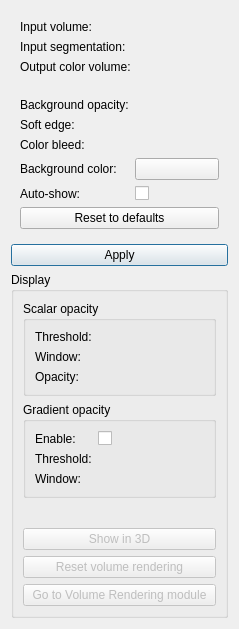
<?xml version="1.0" encoding="UTF-8"?>
<ui version="4.0">
 <class>ColorizeVolume</class>
 <widget class="qMRMLWidget" name="ColorizeVolume">
  <property name="geometry">
   <rect>
    <x>0</x>
    <y>0</y>
    <width>239</width>
    <height>611</height>
   </rect>
  </property>
  <layout class="QVBoxLayout" name="verticalLayout">
   <item>
    <widget class="ctkCollapsibleButton" name="inputsCollapsibleButton" native="true">
     <property name="text" stdset="0">
      <string>Inputs and Outputs</string>
     </property>
     <layout class="QFormLayout" name="formLayout_2">
      <item row="0" column="0">
       <widget class="QLabel" name="label">
        <property name="text">
         <string>Input volume:</string>
        </property>
       </widget>
      </item>
      <item row="0" column="1">
       <widget class="qMRMLNodeComboBox" name="inputScalarVolumeSelector" native="true">
        <property name="toolTip">
         <string>Pick the input to the algorithm.</string>
        </property>
        <property name="nodeTypes" stdset="0">
         <stringlist notr="true">
          <string>vtkMRMLScalarVolumeNode</string>
         </stringlist>
        </property>
        <property name="showChildNodeTypes" stdset="0">
         <bool>false</bool>
        </property>
        <property name="addEnabled" stdset="0">
         <bool>false</bool>
        </property>
        <property name="removeEnabled" stdset="0">
         <bool>false</bool>
        </property>
        <property name="editEnabled" stdset="0">
         <bool>true</bool>
        </property>
        <property name="SlicerParameterName" stdset="0">
         <string notr="true">inputScalarVolume</string>
        </property>
       </widget>
      </item>
      <item row="1" column="0">
       <widget class="QLabel" name="label_5">
        <property name="text">
         <string>Input segmentation:</string>
        </property>
       </widget>
      </item>
      <item row="1" column="1">
       <widget class="qMRMLNodeComboBox" name="inputSegmentationSelector" native="true">
        <property name="toolTip">
         <string>Result with inverted threshold will be written into this volume</string>
        </property>
        <property name="nodeTypes" stdset="0">
         <stringlist notr="true">
          <string>vtkMRMLSegmentationNode</string>
         </stringlist>
        </property>
        <property name="addEnabled" stdset="0">
         <bool>false</bool>
        </property>
        <property name="removeEnabled" stdset="0">
         <bool>false</bool>
        </property>
        <property name="editEnabled" stdset="0">
         <bool>true</bool>
        </property>
        <property name="SlicerParameterName" stdset="0">
         <string notr="true">inputSegmentation</string>
        </property>
       </widget>
      </item>
      <item row="2" column="0">
       <widget class="QLabel" name="label_2">
        <property name="text">
         <string>Output color volume:</string>
        </property>
       </widget>
      </item>
      <item row="2" column="1">
       <widget class="qMRMLNodeComboBox" name="outputRgbaVolumeSelector" native="true">
        <property name="toolTip">
         <string>Pick the output to the algorithm.</string>
        </property>
        <property name="nodeTypes" stdset="0">
         <stringlist notr="true">
          <string>vtkMRMLVectorVolumeNode</string>
         </stringlist>
        </property>
        <property name="showChildNodeTypes" stdset="0">
         <bool>false</bool>
        </property>
        <property name="baseName" stdset="0">
         <string>Colorized volume</string>
        </property>
        <property name="noneEnabled" stdset="0">
         <bool>true</bool>
        </property>
        <property name="addEnabled" stdset="0">
         <bool>true</bool>
        </property>
        <property name="removeEnabled" stdset="0">
         <bool>true</bool>
        </property>
        <property name="editEnabled" stdset="0">
         <bool>true</bool>
        </property>
        <property name="renameEnabled" stdset="0">
         <bool>true</bool>
        </property>
        <property name="noneDisplay" stdset="0">
         <string>(Create new volume)</string>
        </property>
        <property name="SlicerParameterName" stdset="0">
         <string notr="true">outputRgbaVolume</string>
        </property>
       </widget>
      </item>
     </layout>
    </widget>
   </item>
   <item>
    <widget class="ctkCollapsibleButton" name="advancedCollapsibleButton" native="true">
     <property name="text" stdset="0">
      <string>Advanced</string>
     </property>
     <property name="collapsed" stdset="0">
      <bool>true</bool>
     </property>
     <property name="collapsedHeight" stdset="0">
      <number>6</number>
     </property>
     <layout class="QFormLayout" name="formLayout_3">
      <item row="0" column="0">
       <widget class="QLabel" name="label_7">
        <property name="text">
         <string>Background opacity:</string>
        </property>
       </widget>
      </item>
      <item row="0" column="1">
       <widget class="ctkSliderWidget" name="backgroundOpacitySliderWidget" native="true">
        <property name="toolTip">
         <string>Opacity of regions outside all segments.</string>
        </property>
        <property name="singleStep" stdset="0">
         <double>0.100000000000000</double>
        </property>
        <property name="pageStep" stdset="0">
         <double>0.100000000000000</double>
        </property>
        <property name="minimum" stdset="0">
         <double>0.000000000000000</double>
        </property>
        <property name="maximum" stdset="0">
         <double>1.000000000000000</double>
        </property>
        <property name="value" stdset="0">
         <double>0.500000000000000</double>
        </property>
        <property name="SlicerParameterName" stdset="0">
         <string notr="true">backgroundOpacityPercent</string>
        </property>
       </widget>
      </item>
      <item row="1" column="0">
       <widget class="QLabel" name="label_3">
        <property name="text">
         <string>Soft edge:</string>
        </property>
       </widget>
      </item>
      <item row="1" column="1">
       <widget class="ctkSliderWidget" name="softEdgeSliderWidget" native="true">
        <property name="enabled">
         <bool>true</bool>
        </property>
        <property name="toolTip">
         <string>Thickness of transition zone at segment edges. Increase it to make edges smoother and reduce edge artifacts (such as coloring or woodgrain pattern). Decrease it to get sharper edges.</string>
        </property>
        <property name="singleStep" stdset="0">
         <double>0.100000000000000</double>
        </property>
        <property name="pageStep" stdset="0">
         <double>1.000000000000000</double>
        </property>
        <property name="minimum" stdset="0">
         <double>0.000000000000000</double>
        </property>
        <property name="maximum" stdset="0">
         <double>5.000000000000000</double>
        </property>
        <property name="value" stdset="0">
         <double>1.000000000000000</double>
        </property>
        <property name="suffix" stdset="0">
         <string> voxels</string>
        </property>
        <property name="SlicerParameterName" stdset="0">
         <string notr="true">softEdgeThicknessVoxel</string>
        </property>
       </widget>
      </item>
      <item row="2" column="0">
       <widget class="QLabel" name="label_9">
        <property name="text">
         <string>Color bleed:</string>
        </property>
       </widget>
      </item>
      <item row="2" column="1">
       <widget class="ctkSliderWidget" name="colorBleedSliderWidget" native="true">
        <property name="enabled">
         <bool>true</bool>
        </property>
        <property name="toolTip">
         <string>Segments are expanded by this much to make sure they cover the entire segmented structure. Increase the value if a structure is not fully covered by the segmentation. Decrease it to make coloring follow the segmentation more accurately.</string>
        </property>
        <property name="singleStep" stdset="0">
         <double>0.100000000000000</double>
        </property>
        <property name="pageStep" stdset="0">
         <double>1.000000000000000</double>
        </property>
        <property name="minimum" stdset="0">
         <double>0.000000000000000</double>
        </property>
        <property name="maximum" stdset="0">
         <double>5.000000000000000</double>
        </property>
        <property name="value" stdset="0">
         <double>1.000000000000000</double>
        </property>
        <property name="suffix" stdset="0">
         <string> voxels</string>
        </property>
        <property name="SlicerParameterName" stdset="0">
         <string notr="true">colorBleedThicknessVoxel</string>
        </property>
       </widget>
      </item>
      <item row="3" column="0">
       <widget class="QLabel" name="label_6">
        <property name="text">
         <string>Background color:</string>
        </property>
       </widget>
      </item>
      <item row="3" column="1">
       <widget class="ctkColorPickerButton" name="backgroundColorPickerButton">
        <property name="toolTip">
         <string>Color of regions outside all segments.</string>
        </property>
        <property name="color" stdset="0">
         <color>
          <red>80</red>
          <green>0</green>
          <blue>0</blue>
         </color>
        </property>
        <property name="displayColorName" stdset="0">
         <bool>false</bool>
        </property>
       </widget>
      </item>
      <item row="4" column="0">
       <widget class="QLabel" name="label_8">
        <property name="toolTip">
         <string>Show the volume automatically after &quot;Apply&quot;</string>
        </property>
        <property name="text">
         <string>Auto-show:</string>
        </property>
       </widget>
      </item>
      <item row="4" column="1">
       <widget class="QCheckBox" name="autoShowVolumeRenderingCheckBox">
        <property name="toolTip">
         <string>If checked, the Output color volume is automatically displayed in the 3D views after clickin Apply.</string>
        </property>
        <property name="text">
         <string/>
        </property>
        <property name="SlicerParameterName" stdset="0">
         <string>autoShowVolumeRendering</string>
        </property>
       </widget>
      </item>
      <item row="5" column="0" colspan="2">
       <widget class="QPushButton" name="resetToDefaultsButton">
        <property name="toolTip">
         <string>Reset background opacity, soft edge, and color bleed values to default.</string>
        </property>
        <property name="text">
         <string>Reset to defaults</string>
        </property>
       </widget>
      </item>
     </layout>
    </widget>
   </item>
   <item>
    <widget class="QPushButton" name="applyButton">
     <property name="toolTip">
      <string>Run the algorithm.</string>
     </property>
     <property name="text">
      <string>Apply</string>
     </property>
     <property name="default">
      <bool>true</bool>
     </property>
    </widget>
   </item>
   <item>
    <widget class="ctkCollapsibleGroupBox" name="CollapsibleGroupBox">
     <property name="title">
      <string>Display</string>
     </property>
     <property name="collapsed" stdset="0">
      <bool>false</bool>
     </property>
     <layout class="QVBoxLayout" name="verticalLayout_3">
      <item>
       <widget class="QGroupBox" name="groupBox_2">
        <property name="title">
         <string>Scalar opacity</string>
        </property>
        <layout class="QFormLayout" name="formLayout_4">
         <item row="0" column="0">
          <widget class="QLabel" name="label_10">
           <property name="text">
            <string>Threshold:</string>
           </property>
          </widget>
         </item>
         <item row="0" column="1">
          <widget class="ctkSliderWidget" name="volumeRenderingLevelWidget" native="true">
           <property name="enabled">
            <bool>true</bool>
           </property>
           <property name="toolTip">
            <string>Parts of the image that has intensity above this threshold will appear in the 3D view. Increase the value to show less. Specified of percentage of displayed intensity range of the input volume.</string>
           </property>
           <property name="singleStep" stdset="0">
            <double>0.100000000000000</double>
           </property>
           <property name="pageStep" stdset="0">
            <double>1.000000000000000</double>
           </property>
           <property name="minimum" stdset="0">
            <double>0.000000000000000</double>
           </property>
           <property name="maximum" stdset="0">
            <double>5.000000000000000</double>
           </property>
           <property name="value" stdset="0">
            <double>1.000000000000000</double>
           </property>
           <property name="suffix" stdset="0">
            <string>%</string>
           </property>
           <property name="SlicerParameterName" stdset="0">
            <string notr="true">volumeRenderingLevelPercent</string>
           </property>
          </widget>
         </item>
         <item row="1" column="0">
          <widget class="QLabel" name="label_11">
           <property name="text">
            <string>Window:</string>
           </property>
          </widget>
         </item>
         <item row="1" column="1">
          <widget class="ctkSliderWidget" name="volumeRenderingWindowWidget" native="true">
           <property name="enabled">
            <bool>true</bool>
           </property>
           <property name="toolTip">
            <string>Width of the transition zone around the threshold value. Larger window means smoother transition, more semi-transparent regions. Smaller window means a hard transition, resulting in sharper edges and opaque surfaces.</string>
           </property>
           <property name="singleStep" stdset="0">
            <double>0.100000000000000</double>
           </property>
           <property name="pageStep" stdset="0">
            <double>1.000000000000000</double>
           </property>
           <property name="minimum" stdset="0">
            <double>0.000000000000000</double>
           </property>
           <property name="maximum" stdset="0">
            <double>5.000000000000000</double>
           </property>
           <property name="value" stdset="0">
            <double>1.000000000000000</double>
           </property>
           <property name="suffix" stdset="0">
            <string>%</string>
           </property>
           <property name="SlicerParameterName" stdset="0">
            <string notr="true">volumeRenderingWindowPercent</string>
           </property>
          </widget>
         </item>
         <item row="2" column="0">
          <widget class="QLabel" name="label_12">
           <property name="text">
            <string>Opacity:</string>
           </property>
          </widget>
         </item>
         <item row="2" column="1">
          <widget class="ctkSliderWidget" name="volumeRenderingOpacityWidget" native="true">
           <property name="enabled">
            <bool>true</bool>
           </property>
           <property name="toolTip">
            <string>Overall opacity of the image displayed in 3D.</string>
           </property>
           <property name="singleStep" stdset="0">
            <double>0.100000000000000</double>
           </property>
           <property name="pageStep" stdset="0">
            <double>1.000000000000000</double>
           </property>
           <property name="minimum" stdset="0">
            <double>0.000000000000000</double>
           </property>
           <property name="maximum" stdset="0">
            <double>5.000000000000000</double>
           </property>
           <property name="value" stdset="0">
            <double>1.000000000000000</double>
           </property>
           <property name="suffix" stdset="0">
            <string>%</string>
           </property>
           <property name="SlicerParameterName" stdset="0">
            <string notr="true">volumeRenderingOpacityPercent</string>
           </property>
          </widget>
         </item>
        </layout>
       </widget>
      </item>
      <item>
       <widget class="QGroupBox" name="groupBox">
        <property name="title">
         <string>Gradient opacity</string>
        </property>
        <layout class="QFormLayout" name="formLayout">
         <item row="1" column="0">
          <widget class="QLabel" name="label_13">
           <property name="text">
            <string>Threshold:</string>
           </property>
          </widget>
         </item>
         <item row="1" column="1">
          <widget class="ctkSliderWidget" name="volumeRenderingGradientOpacityLevelWidget" native="true">
           <property name="enabled">
            <bool>false</bool>
           </property>
           <property name="toolTip">
            <string>Regions that have intensity change above this value (e.g., surfaces boundaries) will appear in the 3D view, and regions that have more uniform intensity will be transparent.</string>
           </property>
           <property name="singleStep" stdset="0">
            <double>0.100000000000000</double>
           </property>
           <property name="pageStep" stdset="0">
            <double>1.000000000000000</double>
           </property>
           <property name="minimum" stdset="0">
            <double>0.000000000000000</double>
           </property>
           <property name="maximum" stdset="0">
            <double>5.000000000000000</double>
           </property>
           <property name="value" stdset="0">
            <double>1.000000000000000</double>
           </property>
           <property name="suffix" stdset="0">
            <string/>
           </property>
           <property name="SlicerParameterName" stdset="0">
            <string notr="true">volumeRenderingGradientOpacityLevel</string>
           </property>
          </widget>
         </item>
         <item row="2" column="0">
          <widget class="QLabel" name="label_14">
           <property name="text">
            <string>Window:</string>
           </property>
          </widget>
         </item>
         <item row="2" column="1">
          <widget class="ctkSliderWidget" name="volumeRenderingGradientOpacityWindowWidget" native="true">
           <property name="enabled">
            <bool>false</bool>
           </property>
           <property name="toolTip">
            <string>Width of the transition zone around the threshold value. Larger window means smoother transition. Smaller window means a hard transition, resulting in sharper edges.</string>
           </property>
           <property name="singleStep" stdset="0">
            <double>0.100000000000000</double>
           </property>
           <property name="pageStep" stdset="0">
            <double>1.000000000000000</double>
           </property>
           <property name="minimum" stdset="0">
            <double>0.000000000000000</double>
           </property>
           <property name="maximum" stdset="0">
            <double>5.000000000000000</double>
           </property>
           <property name="value" stdset="0">
            <double>1.000000000000000</double>
           </property>
           <property name="suffix" stdset="0">
            <string/>
           </property>
           <property name="SlicerParameterName" stdset="0">
            <string notr="true">volumeRenderingGradientOpacityWindow</string>
           </property>
          </widget>
         </item>
         <item row="0" column="0">
          <widget class="QLabel" name="label_15">
           <property name="text">
            <string>Enable:</string>
           </property>
          </widget>
         </item>
         <item row="0" column="1">
          <widget class="QCheckBox" name="volumeRenderingGradientOpacityCheckBox">
           <property name="toolTip">
            <string>Enable to highlight surface boundaries and make uniform regions transparent.</string>
           </property>
           <property name="text">
            <string/>
           </property>
           <property name="SlicerParameterName" stdset="0">
            <string>volumeRenderingGradientOpacity</string>
           </property>
          </widget>
         </item>
        </layout>
       </widget>
      </item>
      <item>
       <widget class="ctkCollapsibleButton" name="CollapsibleButton" native="true">
        <property name="text" stdset="0">
         <string>Advanced</string>
        </property>
        <property name="collapsed" stdset="0">
         <bool>true</bool>
        </property>
        <property name="collapsedHeight" stdset="0">
         <number>6</number>
        </property>
        <layout class="QVBoxLayout" name="verticalLayout_2">
         <item>
          <widget class="qMRMLVolumePropertyNodeWidget" name="volumePropertyNodeWidget" native="true">
           <property name="enabled">
            <bool>false</bool>
           </property>
          </widget>
         </item>
        </layout>
       </widget>
      </item>
      <item>
       <widget class="QPushButton" name="showVolumeRenderingButton">
        <property name="enabled">
         <bool>false</bool>
        </property>
        <property name="toolTip">
         <string>Show the output volume in 3D using volume rendering</string>
        </property>
        <property name="text">
         <string>Show in 3D</string>
        </property>
       </widget>
      </item>
      <item>
       <widget class="QPushButton" name="resetVolumeRenderingSettingsButton">
        <property name="enabled">
         <bool>false</bool>
        </property>
        <property name="toolTip">
         <string>Reset all Scalar opacity and Gradient opacity settings to default.</string>
        </property>
        <property name="text">
         <string>Reset volume rendering</string>
        </property>
       </widget>
      </item>
      <item>
       <widget class="QPushButton" name="volumeRenderingSettingsButton">
        <property name="enabled">
         <bool>false</bool>
        </property>
        <property name="toolTip">
         <string>Go to Volume Rendering module to edit more 3D rendering settings.</string>
        </property>
        <property name="text">
         <string>Go to Volume Rendering module</string>
        </property>
       </widget>
      </item>
     </layout>
    </widget>
   </item>
   <item>
    <spacer name="verticalSpacer">
     <property name="orientation">
      <enum>Qt::Vertical</enum>
     </property>
     <property name="sizeHint" stdset="0">
      <size>
       <width>20</width>
       <height>40</height>
      </size>
     </property>
    </spacer>
   </item>
  </layout>
 </widget>
 <customwidgets>
  <customwidget>
   <class>ctkCollapsibleButton</class>
   <extends>QWidget</extends>
   <header>ctkCollapsibleButton.h</header>
   <container>1</container>
  </customwidget>
  <customwidget>
   <class>ctkCollapsibleGroupBox</class>
   <extends>QGroupBox</extends>
   <header>ctkCollapsibleGroupBox.h</header>
   <container>1</container>
  </customwidget>
  <customwidget>
   <class>ctkColorPickerButton</class>
   <extends>QPushButton</extends>
   <header>ctkColorPickerButton.h</header>
  </customwidget>
  <customwidget>
   <class>ctkSliderWidget</class>
   <extends>QWidget</extends>
   <header>ctkSliderWidget.h</header>
  </customwidget>
  <customwidget>
   <class>qMRMLNodeComboBox</class>
   <extends>QWidget</extends>
   <header>qMRMLNodeComboBox.h</header>
  </customwidget>
  <customwidget>
   <class>qMRMLWidget</class>
   <extends>QWidget</extends>
   <header>qMRMLWidget.h</header>
   <container>1</container>
  </customwidget>
  <customwidget>
   <class>qMRMLVolumePropertyNodeWidget</class>
   <extends>QWidget</extends>
   <header>qMRMLVolumePropertyNodeWidget.h</header>
  </customwidget>
 </customwidgets>
 <resources/>
 <connections>
  <connection>
   <sender>ColorizeVolume</sender>
   <signal>mrmlSceneChanged(vtkMRMLScene*)</signal>
   <receiver>inputScalarVolumeSelector</receiver>
   <slot>setMRMLScene(vtkMRMLScene*)</slot>
   <hints>
    <hint type="sourcelabel">
     <x>122</x>
     <y>132</y>
    </hint>
    <hint type="destinationlabel">
     <x>220</x>
     <y>59</y>
    </hint>
   </hints>
  </connection>
  <connection>
   <sender>ColorizeVolume</sender>
   <signal>mrmlSceneChanged(vtkMRMLScene*)</signal>
   <receiver>outputRgbaVolumeSelector</receiver>
   <slot>setMRMLScene(vtkMRMLScene*)</slot>
   <hints>
    <hint type="sourcelabel">
     <x>82</x>
     <y>135</y>
    </hint>
    <hint type="destinationlabel">
     <x>347</x>
     <y>113</y>
    </hint>
   </hints>
  </connection>
  <connection>
   <sender>ColorizeVolume</sender>
   <signal>mrmlSceneChanged(vtkMRMLScene*)</signal>
   <receiver>inputSegmentationSelector</receiver>
   <slot>setMRMLScene(vtkMRMLScene*)</slot>
   <hints>
    <hint type="sourcelabel">
     <x>161</x>
     <y>8</y>
    </hint>
    <hint type="destinationlabel">
     <x>220</x>
     <y>85</y>
    </hint>
   </hints>
  </connection>
  <connection>
   <sender>outputRgbaVolumeSelector</sender>
   <signal>currentNodeChanged(bool)</signal>
   <receiver>showVolumeRenderingButton</receiver>
   <slot>setEnabled(bool)</slot>
   <hints>
    <hint type="sourcelabel">
     <x>324</x>
     <y>113</y>
    </hint>
    <hint type="destinationlabel">
     <x>112</x>
     <y>439</y>
    </hint>
   </hints>
  </connection>
  <connection>
   <sender>outputRgbaVolumeSelector</sender>
   <signal>currentNodeChanged(bool)</signal>
   <receiver>volumePropertyNodeWidget</receiver>
   <slot>setEnabled(bool)</slot>
   <hints>
    <hint type="sourcelabel">
     <x>384</x>
     <y>113</y>
    </hint>
    <hint type="destinationlabel">
     <x>252</x>
     <y>531</y>
    </hint>
   </hints>
  </connection>
  <connection>
   <sender>outputRgbaVolumeSelector</sender>
   <signal>currentNodeChanged(bool)</signal>
   <receiver>resetVolumeRenderingSettingsButton</receiver>
   <slot>setEnabled(bool)</slot>
   <hints>
    <hint type="sourcelabel">
     <x>384</x>
     <y>113</y>
    </hint>
    <hint type="destinationlabel">
     <x>197</x>
     <y>469</y>
    </hint>
   </hints>
  </connection>
  <connection>
   <sender>outputRgbaVolumeSelector</sender>
   <signal>currentNodeChanged(bool)</signal>
   <receiver>volumeRenderingSettingsButton</receiver>
   <slot>setEnabled(bool)</slot>
   <hints>
    <hint type="sourcelabel">
     <x>384</x>
     <y>113</y>
    </hint>
    <hint type="destinationlabel">
     <x>287</x>
     <y>535</y>
    </hint>
   </hints>
  </connection>
  <connection>
   <sender>volumeRenderingGradientOpacityCheckBox</sender>
   <signal>toggled(bool)</signal>
   <receiver>volumeRenderingGradientOpacityLevelWidget</receiver>
   <slot>setEnabled(bool)</slot>
   <hints>
    <hint type="sourcelabel">
     <x>118</x>
     <y>363</y>
    </hint>
    <hint type="destinationlabel">
     <x>118</x>
     <y>378</y>
    </hint>
   </hints>
  </connection>
  <connection>
   <sender>volumeRenderingGradientOpacityCheckBox</sender>
   <signal>toggled(bool)</signal>
   <receiver>volumeRenderingGradientOpacityWindowWidget</receiver>
   <slot>setEnabled(bool)</slot>
   <hints>
    <hint type="sourcelabel">
     <x>234</x>
     <y>359</y>
    </hint>
    <hint type="destinationlabel">
     <x>243</x>
     <y>404</y>
    </hint>
   </hints>
  </connection>
  <connection>
   <sender>outputRgbaVolumeSelector</sender>
   <signal>currentNodeChanged(bool)</signal>
   <receiver>groupBox_2</receiver>
   <slot>setEnabled(bool)</slot>
   <hints>
    <hint type="sourcelabel">
     <x>275</x>
     <y>101</y>
    </hint>
    <hint type="destinationlabel">
     <x>87</x>
     <y>229</y>
    </hint>
   </hints>
  </connection>
  <connection>
   <sender>outputRgbaVolumeSelector</sender>
   <signal>currentNodeChanged(bool)</signal>
   <receiver>groupBox</receiver>
   <slot>setEnabled(bool)</slot>
   <hints>
    <hint type="sourcelabel">
     <x>305</x>
     <y>111</y>
    </hint>
    <hint type="destinationlabel">
     <x>274</x>
     <y>343</y>
    </hint>
   </hints>
  </connection>
 </connections>
</ui>
